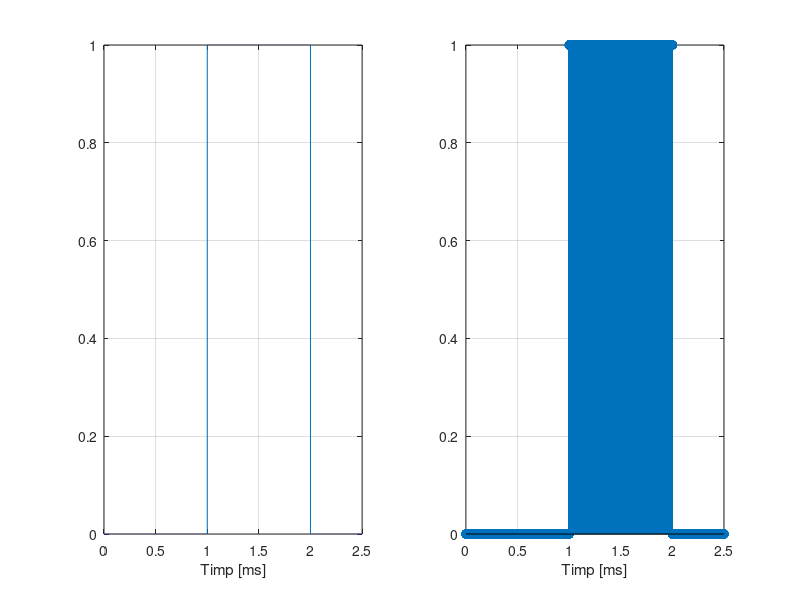

MATLAB code to generate this figure:
%%%E6:
N= 5;%%Numarul de trepte de 0 sau 1 dintr-o perioada
T=N*0.5; %%Calculul perioadei semnalului in functie de nr de trepte
Ts=1/12000;  %%Perioada de esantionare(1/frecventa esantionare)
M=0.5*12000; %%Puncte plotate pentru fiecare bit
semnal=[];
for(k=1:N)  %% pentru fiecare bit
    Amplitudine=randi(2)-1;  %% Amplitudinea treptei k este aleasa aleator, fie 0 fie 1
    bit=Amplitudine*ones(1,M); %%Construim treapta de amplitudine 0 sau 1;
    semnal=[semnal,bit]; %%Adaugam o treapta la semnal
end
t=0:Ts:T-Ts;
figure
subplot(1,2,1)
plot(t,semnal,'-'),xlabel('Timp [ms]'),grid  %%Desenam grafic semnalul
subplot(1,2,2)
stem(t,semnal,'-'),xlabel('Timp [ms]'),grid
